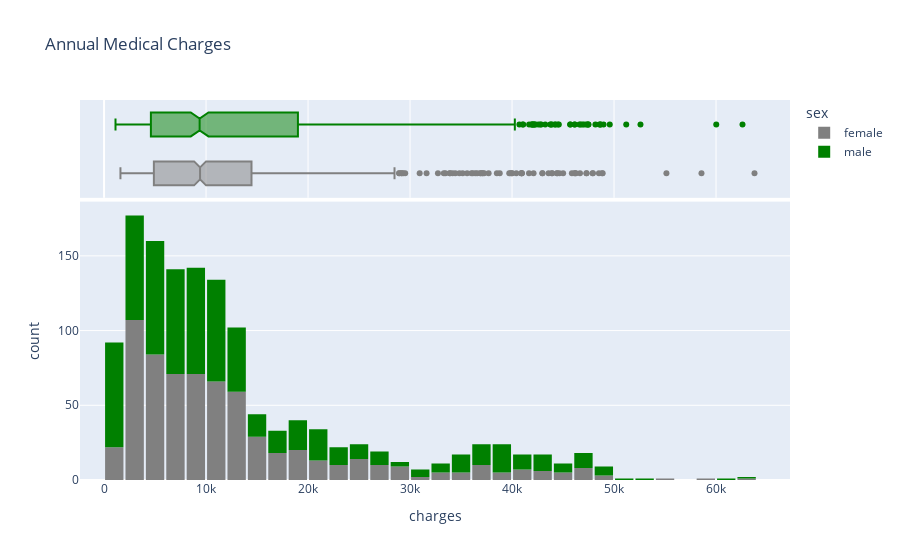

Source (notebook cell):
### Code cell
fig = px.histogram(medical_df, x='charges', color='sex', marginal='box', color_discrete_sequence=['grey','green'], title='Annual Medical Charges')
fig.update_layout(bargap=0.1)
fig.show()

### Figure 1 — Plotly figure (JSON) as saved in the notebook; plotly's stock layout.template omitted (floating-point values rounded to 4 significant figures; data arrays with more than 128 entries replaced by an {"elided": "..."} marker saying what was removed)
{"data": [{"alignmentgroup": "True", "bingroup": "x", "hovertemplate": "sex=female<br>charges=%{x}<br>count=%{y}<extra></extra>", "legendgroup": "female", "marker": {"color": "grey", "pattern": {"shape": ""}}, "name": "female", "offsetgroup": "female", "orientation": "v", "showlegend": true, "type": "histogram", "x": {"elided": "662 float values"}, "xaxis": "x", "yaxis": "y"}, {"alignmentgroup": "True", "hovertemplate": "sex=female<br>charges=%{x}<extra></extra>", "legendgroup": "female", "marker": {"color": "grey"}, "name": "female", "notched": true, "offsetgroup": "female", "showlegend": false, "type": "box", "x": {"elided": "662 float values"}, "xaxis": "x2", "yaxis": "y2"}, {"alignmentgroup": "True", "bingroup": "x", "hovertemplate": "sex=male<br>charges=%{x}<br>count=%{y}<extra></extra>", "legendgroup": "male", "marker": {"color": "green", "pattern": {"shape": ""}}, "name": "male", "offsetgroup": "male", "orientation": "v", "showlegend": true, "type": "histogram", "x": {"elided": "676 float values"}, "xaxis": "x", "yaxis": "y"}, {"alignmentgroup": "True", "hovertemplate": "sex=male<br>charges=%{x}<extra></extra>", "legendgroup": "male", "marker": {"color": "green"}, "name": "male", "notched": true, "offsetgroup": "male", "showlegend": false, "type": "box", "x": {"elided": "676 float values"}, "xaxis": "x2", "yaxis": "y2"}], "layout": {"bargap": 0.1, "barmode": "relative", "legend": {"title": {"text": "sex"}, "tracegroupgap": 0}, "title": {"text": "Annual Medical Charges"}, "xaxis": {"anchor": "y", "domain": [0, 1], "title": {"text": "charges"}}, "xaxis2": {"anchor": "y2", "domain": [0, 1], "matches": "x", "showgrid": true, "showticklabels": false}, "yaxis": {"anchor": "x", "domain": [0, 0.7326], "title": {"text": "count"}}, "yaxis2": {"anchor": "x2", "domain": [0.7426, 1], "matches": "y2", "showgrid": false, "showline": false, "showticklabels": false, "ticks": ""}}}
